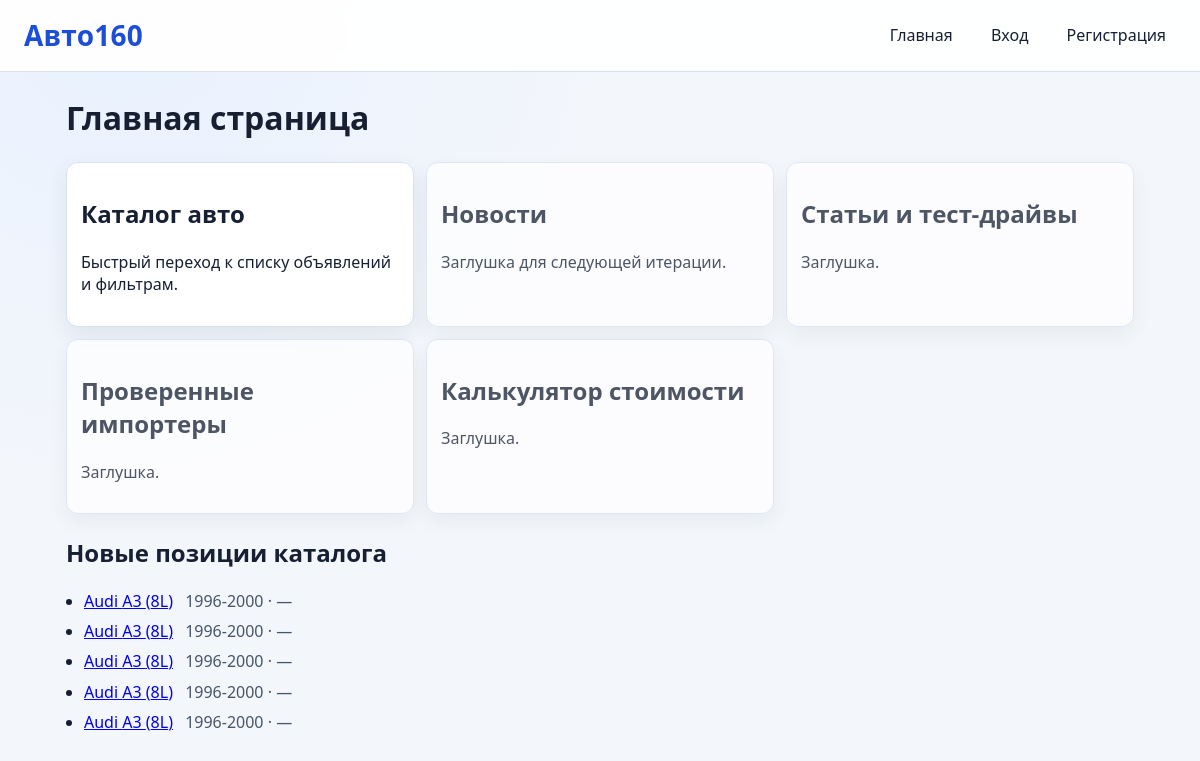
The page / on the database its author committed.
### app/models.py (models this page shows)
class CatalogItem(Base):
    __tablename__ = "catalog_items"
    id: Mapped[int] = mapped_column(Integer, primary_key=True, index=True)
    make: Mapped[str] = mapped_column(String(80), index=True)
    model: Mapped[str] = mapped_column(String(120), index=True)
    generation: Mapped[str | None] = mapped_column(String(120), nullable=True)
    year_from: Mapped[int | None] = mapped_column(Integer, nullable=True, index=True)
    year_to: Mapped[int | None] = mapped_column(Integer, nullable=True, index=True)
    min_price_rub: Mapped[float | None] = mapped_column(Numeric(12, 2), nullable=True, index=True)
    body_type: Mapped[str | None] = mapped_column(String(60), nullable=True, index=True)
    export_country: Mapped[str | None] = mapped_column(String(80), nullable=True, index=True)
    steering_wheel: Mapped[str | None] = mapped_column(String(30), nullable=True)
    fuel_type: Mapped[str | None] = mapped_column(String(30), nullable=True, index=True)
    engine_power_hp: Mapped[int | None] = mapped_column(Integer, nullable=True)
    engine_volume_l: Mapped[float | None] = mapped_column(Numeric(4, 1), nullable=True)
    drivetrain: Mapped[str | None] = mapped_column(String(30), nullable=True)
    transmission: Mapped[str | None] = mapped_column(String(30), nullable=True)
    source_site: Mapped[str | None] = mapped_column(String(40), nullable=True, index=True)
    source_url: Mapped[str | None] = mapped_column(String(500), nullable=True)
    source_external_id: Mapped[str | None] = mapped_column(String(120), nullable=True, index=True)
    raw_specs: Mapped[dict | None] = mapped_column(JSON, nullable=True)
    created_at: Mapped[datetime] = mapped_column(DateTime, default=datetime.utcnow, index=True)
    photos: Mapped[list["CatalogItemPhoto"]] = relationship(back_populates="catalog_item", cascade="all, delete-orphan")

### app/routers/pages.py (the view)
@router.get("/")
def home(request: Request, db: Session = Depends(get_db)):
    current_user = _resolve_user_from_request(request, db)
    query = db.query(CatalogItem)
    latest = query.order_by(desc(CatalogItem.created_at)).limit(5).all()
    context = _template_context(request, current_user)
    context["latest"] = latest
    context["cover_urls"] = _build_cover_url_map([item.id for item in latest], db)
    return templates.TemplateResponse(request, "index.html", context)

### app/templates/index.html (shortened to what this page needs)
{% extends "base.html" %}
{% block content %}
<h1>Главная страница</h1>
<section class="grid">
  <a class="card" href="/catalog">
    <h2>Каталог авто</h2>
    <p>Быстрый переход к списку объявлений и фильтрам.</p>
  </a>
  <div class="card muted"><h2>Новости</h2><p>Заглушка для следующей итерации.</p></div>
  <div class="card muted"><h2>Статьи и тест-драйвы</h2><p>Заглушка.</p></div>
  <div class="card muted"><h2>Проверенные импортеры</h2><p>Заглушка.</p></div>
  <div class="card muted"><h2>Калькулятор стоимости</h2><p>Заглушка.</p></div>
</section>
<section>
  <h2>Новые позиции каталога</h2>
  {% if latest %}
    <ul class="listing-list">
      {% for item in latest %}
        <li>
          <a href="/catalog/item/{{ item.id }}">{{ item.make }} {{ item.model }} ({{ item.generation or "—" }})</a>
          <span>{{ item.year_from or "?" }}-{{ item.year_to or "?" }} · {{ item.export_country or "—" }}</span>
        </li>
      {% endfor %}
    </ul>
  {% else %}
    <p>Каталог пока пуст. Данные загрузятся из CSV после миграций.</p>
  {% endif %}
</section>
{% endblock %}

### app/templates/base.html (shortened to what this page needs)
<!DOCTYPE html>
<html lang="ru">
  <head>
    <link rel="stylesheet" href="/static/styles.css?v=20260616-01" />
  </head>
  <body>
    <header class="header">
      <a class="brand" href="/">Авто160</a>
      <nav>
        <a href="/">Главная</a>
        {% if is_authenticated %}
          <span class="user-badge">{{ current_user.email }} ({{ current_user.role.value }})</span>
          <a href="/logout">Выход</a>
        {% else %}
          <a href="/login">Вход</a>
          <a href="/register">Регистрация</a>
        {% endif %}
      </nav>
    </header>
    <main class="page">{% block content %}{% endblock %}</main>
  </body>
</html>

### app/static/styles.css (style rules this page uses)
* { box-sizing: border-box; }
:root { --bg: #f3f6fb; --surface: #ffffff; --surface-soft: #f8fbff; --text: #172033; --muted: #5a6783; --border: #d9e2f1; --primary: #2563eb; --primary-dark: #1d4ed8; --accent: #0ea5e9; --danger: #b91c1c; --shadow: 0 8px 22px rgba(31, 41, 55, 0.08); }
body { margin: 0; font-family: "Segoe UI", Arial, sans-serif; background: radial-gradient(circle at 10% 0%, #e8f1ff 0%, var(--bg) 35%, var(--bg) 100%); color: var(--text); line-height: 1.4; }
.header { display: flex; justify-content: space-between; align-items: center; padding: 16px 24px; background: rgba(255, 255, 255, 0.92); border-bottom: 1px solid var(--border); backdrop-filter: blur(8px); position: sticky; top: 0; z-index: 10; }
.header .brand { font-size: 28px; font-weight: 700; color: var(--primary-dark); letter-spacing: 0.2px; text-decoration: none; }
.header nav a { margin-left: 14px; text-decoration: none; color: var(--text); padding: 6px 10px; border-radius: 8px; transition: background-color 0.15s ease, color 0.15s ease; }
.page { max-width: 1100px; margin: 24px auto; padding: 0 16px 40px; }
.grid { display: grid; grid-template-columns: repeat(3, minmax(0, 1fr)); gap: 12px; margin-bottom: 22px; }
.card { background: var(--surface); border: 1px solid var(--border); padding: 14px; border-radius: 12px; text-decoration: none; color: inherit; box-shadow: var(--shadow); transition: transform 0.15s ease, box-shadow 0.15s ease; }
.card.muted { opacity: 0.75; }
.listing-list { padding-left: 18px; }
.listing-list li { margin-bottom: 8px; }
.listing-list span { margin-left: 8px; color: #475569; }

### rows shown on the page
CatalogItem: make "Audi", model "A3", generation "8L", year_from "1996", year_to "2000", export_country "—"
CatalogItem: make "Audi", model "A3", generation "8L", year_from "1996", year_to "2000", export_country "—"
CatalogItem: make "Audi", model "A3", generation "8L", year_from "1996", year_to "2000", export_country "—"
CatalogItem: make "Audi", model "A3", generation "8L", year_from "1996", year_to "2000", export_country "—"
CatalogItem: make "Audi", model "A3", generation "8L", year_from "1996", year_to "2000", export_country "—"
